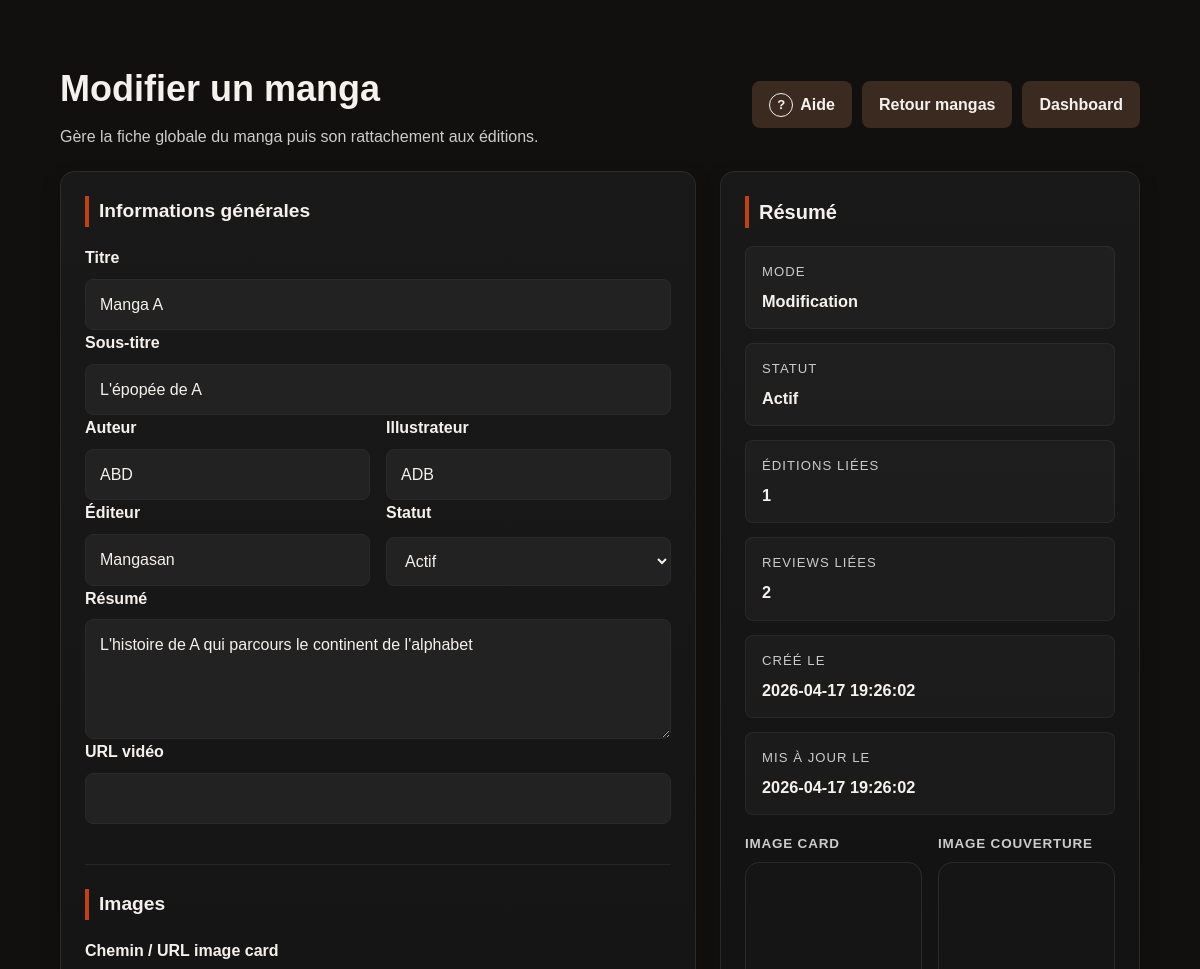
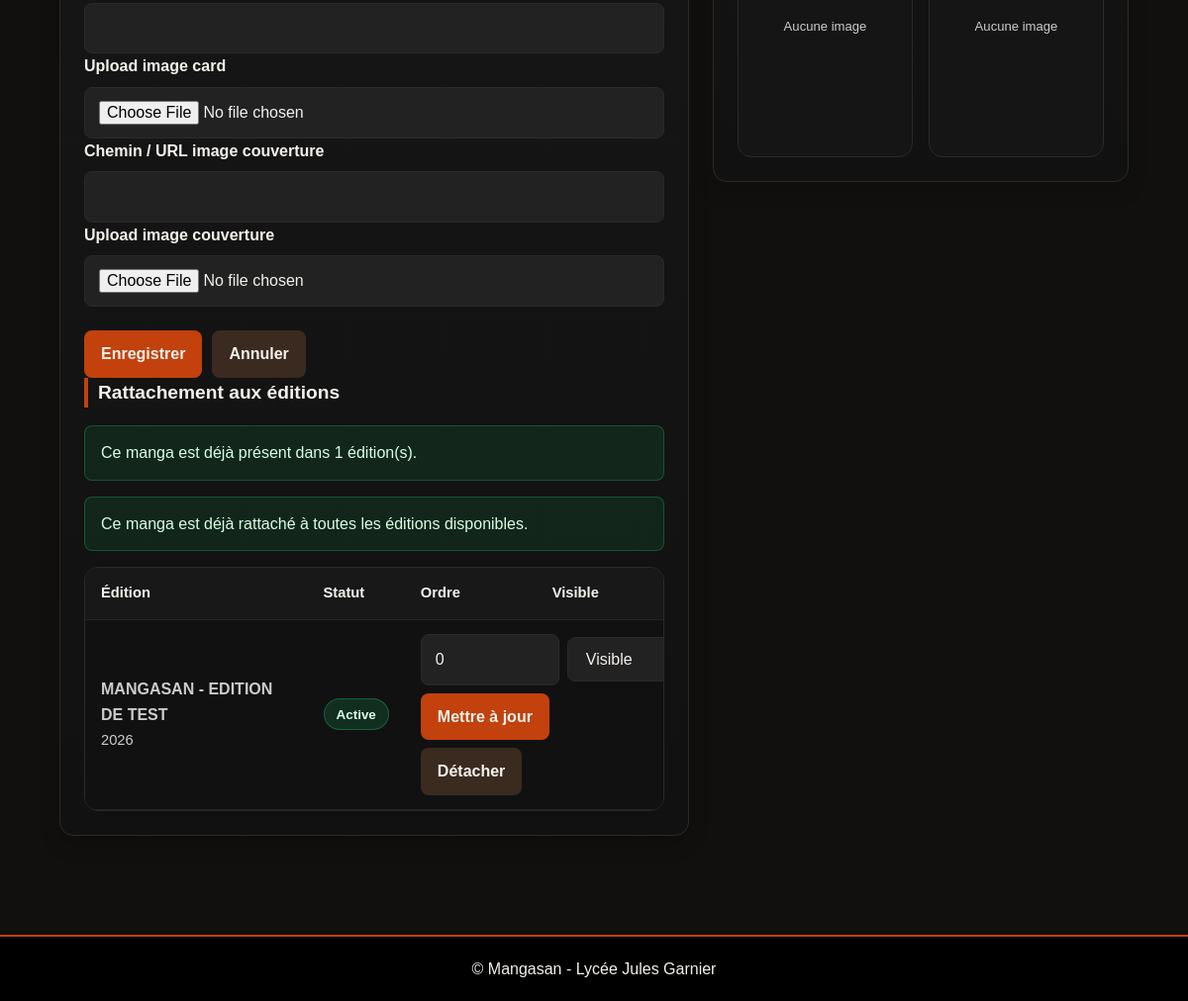
/admin/manga_edit.php?id=3 (signed in), run on the app's committed database (2 pictures, top to bottom).
### tables this page shows
CREATE TABLE `mangas` (
  `id` int(10) UNSIGNED NOT NULL,
  `title` varchar(255) NOT NULL,
  `subtitle` varchar(255) DEFAULT NULL,
  `author` varchar(255) DEFAULT NULL,
  `illustrator` varchar(255) DEFAULT NULL,
  `publisher` varchar(255) DEFAULT NULL,
  `summary` text DEFAULT NULL,
  `card_image` varchar(255) DEFAULT NULL,
  `cover_image` varchar(255) DEFAULT NULL,
  `video_url` varchar(500) DEFAULT NULL,
  `status` enum('active','inactive') NOT NULL DEFAULT 'active',
  `created_at` datetime NOT NULL DEFAULT current_timestamp(),
  `updated_at` datetime NOT NULL DEFAULT current_timestamp() ON UPDATE current_timestamp()
);

CREATE TABLE `edition_mangas` (
  `id` int(10) UNSIGNED NOT NULL,
  `edition_id` int(10) UNSIGNED NOT NULL,
  `manga_id` int(10) UNSIGNED NOT NULL,
  `display_order` int(10) UNSIGNED NOT NULL DEFAULT 0,
  `is_visible` tinyint(1) NOT NULL DEFAULT 1,
  `created_at` datetime NOT NULL DEFAULT current_timestamp()
);

CREATE TABLE `editions` (
  `id` int(10) UNSIGNED NOT NULL,
  `title` varchar(150) NOT NULL,
  `year` smallint(5) UNSIGNED NOT NULL,
  `description` text DEFAULT NULL,
  `status` enum('draft','active','closed','archived') NOT NULL DEFAULT 'draft',
  `is_active` tinyint(1) NOT NULL DEFAULT 0,
  `general_ranking_visibility` enum('hidden','visible') NOT NULL DEFAULT 'hidden',
  `general_ranking_access` enum('public','members') NOT NULL DEFAULT 'members',
  `ranking_calculation_method` varchar(100) NOT NULL DEFAULT 'average_score',
  `score_max` int(10) UNSIGNED NOT NULL DEFAULT 20,
  `start_date` date DEFAULT NULL,
  `end_date` date DEFAULT NULL,
  `created_at` datetime NOT NULL DEFAULT current_timestamp(),
  `updated_at` datetime NOT NULL DEFAULT current_timestamp() ON UPDATE current_timestamp()
);

### admin/manga_edit.php (the view, shortened to what the rows shown need)
<?php
require_once __DIR__ . '/../includes/db.php';
function e(?string $value): string
{
    return htmlspecialchars((string) $value, ENT_QUOTES, 'UTF-8');
}
function mangaStatusLabel(string $status): string
{
    return match ($status) {
        'active' => 'Actif',
        'inactive' => 'Non actif',
        default => $status
    };
}
function editionStatusLabel(string $status): string
{
    return match ($status) {
        'draft' => 'Brouillon',
        'active' => 'Active',
        'closed' => 'Clôturée',
        'archived' => 'Archivée',
        default => $status
    };
}
$mangaId = filter_input(INPUT_GET, 'id', FILTER_VALIDATE_INT);
$isEditMode = $mangaId !== false && $mangaId !== null;
$manga = [
    'id' => null,
    'title' => '',
    'subtitle' => '',
    'author' => '',
    'illustrator' => '',
    'publisher' => '',
    'summary' => '',
    'card_image' => '',
    'cover_image' => '',
    'video_url' => '',
    'status' => 'active',
    'created_at' => '',
    'updated_at' => ''
];
$attachments = [];
if ($isEditMode) {
    $stmt = $pdo->prepare(
        "SELECT
            mangas.*,
            (
                SELECT COUNT(*)
                FROM edition_mangas
                WHERE edition_mangas.manga_id = mangas.id
            ) AS editions_count,
            (
                SELECT COUNT(*)
                FROM reviews
                WHERE reviews.manga_id = mangas.id
            ) AS reviews_count
         FROM mangas
         WHERE mangas.id = :id
         LIMIT 1"
    );
    $stmt->execute([
        'id' => $mangaId
    ]);
    $row = $stmt->fetch();
    $manga = $row;
    $attachmentsStmt = $pdo->prepare(
        "SELECT
            edition_mangas.id AS relation_id,
            edition_mangas.display_order,
            edition_mangas.is_visible,
            editions.id AS edition_id,
            editions.title AS edition_title,
            editions.year AS edition_year,
            editions.status AS edition_status,
            editions.is_active AS edition_is_active
         FROM edition_mangas
         INNER JOIN editions ON editions.id = edition_mangas.edition_id
         WHERE edition_mangas.manga_id = :manga_id
         ORDER BY edition_mangas.display_order ASC, editions.year DESC, editions.id DESC"
    );
    $attachmentsStmt->execute([
        'manga_id' => $mangaId
    ]);
    $attachments = $attachmentsStmt->fetchAll();
}
require_once __DIR__ . '/../includes/header.php';
?>
<main class="admin-dashboard-page">
    <section class="home-section">
        <div class="container">
            <div class="admin-toolbar">
                <div class="admin-page-heading" id="mangaEditHelpHeading">
                    <h1><?php echo $isEditMode ? 'Modifier un manga' : 'Créer un manga'; ?></h1>
                </div>
            </div>
            <div class="admin-layout-two-columns">
                <div class="admin-panel">
                    <form method="post" action="<?php echo $isEditMode ? '/mangasan/actions/manga_update.php' : '/mangasan/actions/manga_create.php'; ?>" enctype="multipart/form-data" class="admin-form">
                        <div class="admin-form-section" id="mangaEditHelpGeneral">
                            <h2>Informations générales</h2>
                            <div class="admin-field">
                                <label for="title">Titre</label>
                                <input type="text" id="title" name="title" value="<?php echo e((string) $manga['title']); ?>" required>
                            </div>
                            <div class="admin-field">
                                <label for="subtitle">Sous-titre</label>
                                <input type="text" id="subtitle" name="subtitle" value="<?php echo e((string) $manga['subtitle']); ?>">
                            </div>
                            <div class="admin-form-grid">
                                <div class="admin-field">
                                    <label for="author">Auteur</label>
                                    <input type="text" id="author" name="author" value="<?php echo e((string) $manga['author']); ?>">
                                </div>
                                <div class="admin-field">
                                    <label for="illustrator">Illustrateur</label>
                                    <input type="text" id="illustrator" name="illustrator" value="<?php echo e((string) $manga['illustrator']); ?>">
                                </div>
                            </div>
                            <div class="admin-form-grid">
                                <div class="admin-field">
                                    <label for="publisher">Éditeur</label>
                                    <input type="text" id="publisher" name="publisher" value="<?php echo e((string) $manga['publisher']); ?>">
                                </div>
                                <div class="admin-field">
                                    <label for="status">Statut</label>
                                    <select id="status" name="status">
                                        <option value="active" <?php echo $manga['status'] === 'active' ? 'selected' : ''; ?>>Actif</option>
                                    </select>
                                </div>
                            </div>
                            <div class="admin-field">
                                <label for="summary">Résumé</label>
                                <textarea id="summary" name="summary"><?php echo e((string) $manga['summary']); ?></textarea>
                            </div>
                        </div>
                        <div class="admin-form-section" id="mangaEditHelpImages">
                            <h2>Images</h2>
                        </div>
                    </form>
                    <?php if ($isEditMode): ?>
                        <div class="admin-form-section" id="mangaEditHelpEditions">
                            <h2>Rattachement aux éditions</h2>
                            <div class="admin-table-wrapper" id="mangaEditHelpAttachments">
                                <table class="admin-table">
                                    <thead>
                                        <tr>
                                            <th>Édition</th>
                                            <th>Statut</th>
                                            <th>Ordre</th>
                                            <th>Visible</th>
                                        </tr>
                                    </thead>
                                    <tbody>
                                        <?php foreach ($attachments as $attachment): ?>
                                            <tr>
                                                <td>
                                                    <strong><?php echo e($attachment['edition_title']); ?></strong>
                                                    <br>
                                                    <span class="admin-cell-muted"><?php echo e((string) $attachment['edition_year']); ?></span>
                                                </td>
                                                <td>
                                                    <span class="admin-badge <?php echo $attachment['edition_status'] === 'active' ? 'is-visible' : 'is-hidden'; ?>">
                                                        <?php echo e(editionStatusLabel((string) $attachment['edition_status'])); ?>
                                                    </span>
                                                </td>
                                                <td colspan="3">
                                                    <div class="admin-actions-inline admin-actions-inline--stretch">
                                                        <form method="post" action="/mangasan/actions/edition_manga_update.php" class="admin-inline-form">
                                                            <input type="number" name="display_order" min="0" value="<?php echo (int) $attachment['display_order']; ?>" class="admin-inline-input">
                                                            <select name="is_visible" class="admin-inline-input">
                                                                <option value="1" <?php echo (int) $attachment['is_visible'] === 1 ? 'selected' : ''; ?>>Visible</option>
                                                            </select>
                                                            <button type="submit" class="btn btn-primary">Mettre à jour</button>
                                                        </form>
                                                        <form method="post" action="/mangasan/actions/edition_manga_detach.php" onsubmit="return confirm('Détacher ce manga de cette édition ?');">
                                                            <button type="submit" class="btn btn-secondary">Détacher</button>
                                                        </form>
                                                    </div>
                                                </td>
                                            </tr>
                                        <?php endforeach; ?>
                                    </tbody>
                                </table>
                            </div>
                        </div>
                    <?php endif; ?>
                </div>
                <aside class="admin-preview-card" id="mangaEditHelpSummary">
                    <div class="admin-preview-head">
                        <h2>Résumé</h2>
                    </div>
                    <div class="admin-preview-section">
                        <div class="admin-summary-item">
                            <span>Statut</span>
                            <strong><?php echo e(mangaStatusLabel((string) $manga['status'])); ?></strong>
                        </div>
                        <?php if ($isEditMode): ?>
                            <div class="admin-summary-item">
                                <span>Créé le</span>
                                <strong><?php echo e((string) $manga['created_at']); ?></strong>
                            </div>
                            <div class="admin-summary-item">
                                <span>Mis à jour le</span>
                                <strong><?php echo e((string) $manga['updated_at']); ?></strong>
                            </div>
                        <?php endif; ?>
                    </div>
                </aside>
            </div>
        </div>
    </section>
</main>
<?php require_once __DIR__ . '/../includes/footer.php'; ?>

### data on the page
mangas: title "Manga A", subtitle "L'épopée de A", author "ABD", illustrator "ADB", publisher "Mangasan", status "Actif", summary "L'histoire de A qui parcours le continent de l'alphabet", created_at "2026-04-17 19:26:02", updated_at "2026-04-17 19:26:02"
edition_mangas: edition.title "MANGASAN - EDITION DE TEST", edition.year "2026", edition.status "Active", display_order "0", is_visible "Visible"

### other printed values
$stats['editions_count'] "1"
$stats['reviews_count'] "2"
